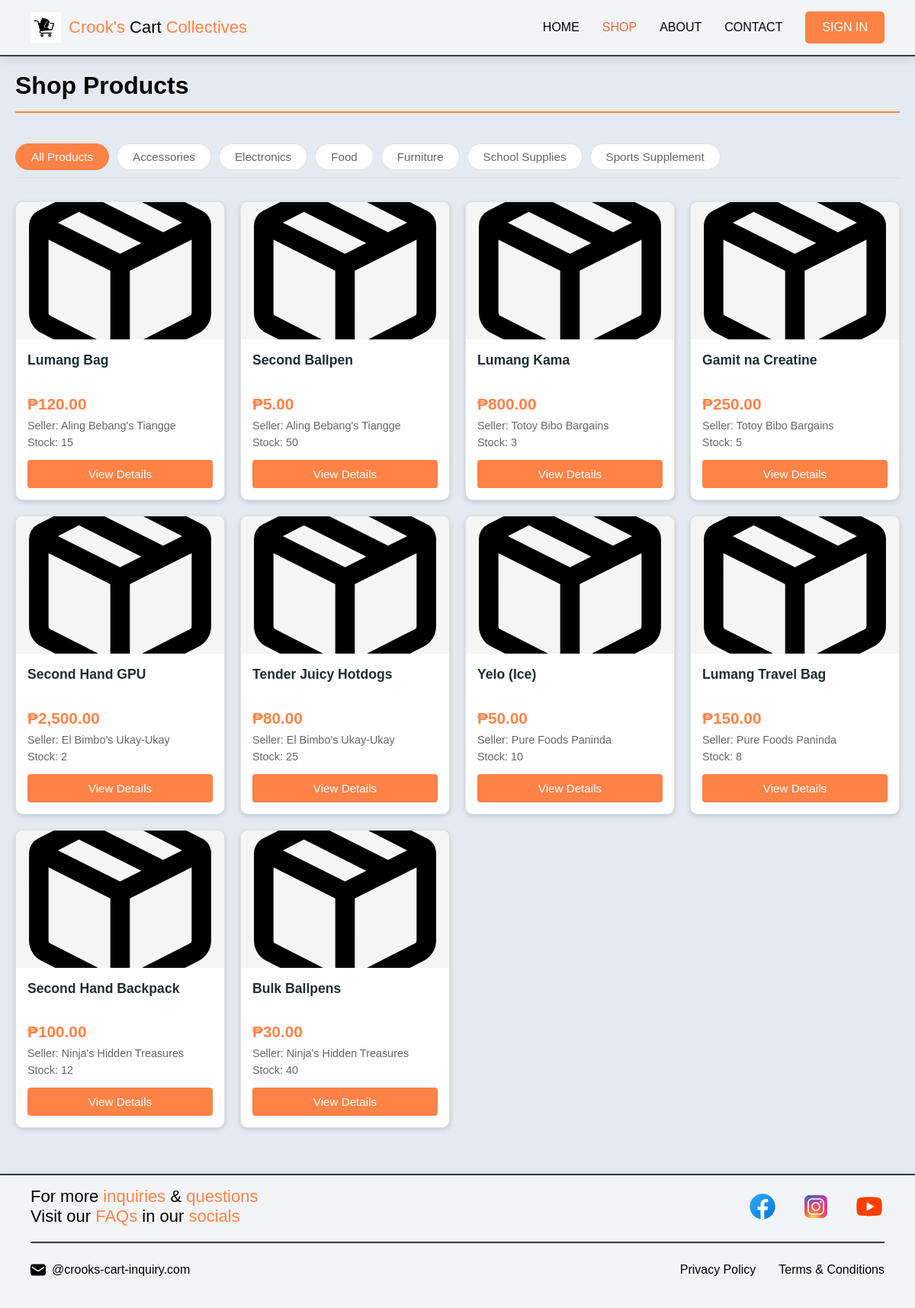
/pages/product.php, run on the app's committed database.
### tables this page shows
CREATE TABLE products (
    product_id INT AUTO_INCREMENT PRIMARY KEY,
    seller_id INT NOT NULL,
    name VARCHAR(100) NOT NULL,
    description TEXT,
    price DECIMAL(10, 2) NOT NULL,
    category VARCHAR(50),
    stock_quantity INT DEFAULT 0,
    media_path VARCHAR(255),
    is_active BOOLEAN DEFAULT TRUE,
    date_added TIMESTAMP DEFAULT CURRENT_TIMESTAMP,
    
    FOREIGN KEY (seller_id)
        REFERENCES sellers(seller_id)
        ON DELETE CASCADE
);

CREATE TABLE sellers (
    seller_id INT AUTO_INCREMENT PRIMARY KEY,
    user_id INT NOT NULL UNIQUE,
    business_name VARCHAR(100),
    identity_path VARCHAR(255),
    id_document_path VARCHAR(255),
    is_verified ENUM('pending', 'rejected', 'verified') DEFAULT 'pending',
    verification_date TIMESTAMP NULL,
    date_applied TIMESTAMP DEFAULT CURRENT_TIMESTAMP,
    rating DECIMAL(3, 2) DEFAULT 0.00,
    FOREIGN KEY (user_id)
        REFERENCES users(user_id)
        ON DELETE CASCADE
);

### pages/product.php (the view, shortened to what this page needs)
<?php
require_once('../database/database-connect.php');
$products = [];
$categories = [];
try {
    $catStmt = $connection->prepare("
        SELECT DISTINCT category
        FROM products
        WHERE is_active = 1 AND stock_quantity > 0
        ORDER BY category
    ");
    $catStmt->execute();
    $categories = $catStmt->fetchAll(PDO::FETCH_COLUMN);
    $prodStmt = $connection->prepare("
        SELECT p.*, s.business_name
        FROM products p
        JOIN sellers s ON p.seller_id = s.seller_id
        WHERE p.is_active = 1 AND p.stock_quantity > 0
        ORDER BY p.date_added DESC
    ");
    $prodStmt->execute();
    $products = $prodStmt->fetchAll(PDO::FETCH_ASSOC);
} catch (PDOException $e) {
    error_log("Error fetching products: " . $e->getMessage());
}
function getProductPageImageUrl($mediaPath) {
    $fallbackImage = '../assets/image/icons/package.svg';
    if (strpos($mediaPath, 'Crooks-Data-Storage/products/') === 0) {
        $mediaDir = rtrim($mediaPath, '/') . '/';
        $fullDir = dirname(__DIR__, 2) . '/' . $mediaDir;
        $thumbFiles = glob($fullDir . 'thumbnail_1.*');
        if (!empty($thumbFiles)) {
            $thumbFile = basename($thumbFiles[0]);
            return '../database/data-storage-handler.php?action=serve&path=' . rawurlencode($mediaDir . $thumbFile);
        } else {
            return $fallbackImage;
        }
    }
    return $mediaPath;
}
?>
<!DOCTYPE html>
<html lang="en">
<head>
    <link rel="stylesheet" href="../styles/header.css">
    <link rel="stylesheet" href="../styles/footer.css">
    <link rel="stylesheet" href="../styles/product.css">
</head>
<body>
    <?php include_once('header.php'); ?>
    <main class="content">
        <div class="page-title-header">
            <h1>Shop Products</h1>
        </div>
        <?php if (!empty($products)): ?>
        <div class="filter-tabs" id="filterTabs">
            <span class="filter-tab active" data-filter="all">All Products</span>
            <?php foreach ($categories as $category): ?>
            <span class="filter-tab" data-filter="<?php echo htmlspecialchars(strtolower($category)); ?>">
                <?php echo htmlspecialchars($category); ?>
            </span>
            <?php endforeach; ?>
        </div>
        <div class="products-grid" id="productsGrid">
            <?php foreach ($products as $product): ?>
            <div class="product-card" data-category="<?php echo htmlspecialchars(strtolower($product['category'])); ?>">
                <?php
                $imageUrl = getProductPageImageUrl($product['media_path'] ?? '');
                ?>
                <div class="product-image-container">
                    <img src="<?php echo htmlspecialchars($imageUrl); ?>"
                        alt="<?php echo htmlspecialchars($product['name']); ?>" class="product-image"
                        onerror="this.onerror=null; this.src='../assets/image/icons/package.svg';">
                </div>
                <div class="product-info">
                    <h3 class="product-title"><?php echo htmlspecialchars($product['name']); ?></h3>
                    <p class="product-price">₱<?php echo number_format($product['price'], 2); ?></p>
                    <p class="product-seller">Seller: <?php echo htmlspecialchars($product['business_name']); ?></p>
                    <p class="product-stock">Stock: <?php echo (int)$product['stock_quantity']; ?></p>
                    <div class="product-actions">
                        <a href="product-detail.php?id=<?php echo $product['product_id']; ?>"
                            class="btn btn-primary">View Details</a>
                    </div>
                </div>
            </div>
            <?php endforeach; ?>
        </div>
        <?php endif; ?>
    </main>
    <?php include_once('footer.php'); ?>
</body>
</html>

### styles/header.css (style rules this page uses)
:root { --size-logo-height: 40px; --size-button-padding: 10px 20px; --size-button-radius: 5px; --size-navigation-gap: 30px; --size-header-padding: 15px 40px; --size-mobile-menu-max-width: 270px; --color-background-A: #e4eaf2; --color-background-B: #f2f4f6; --color-background-C: #000000; --color-linear-gradient-A: #a49bf8, #b8b9fa, #dbd5fd, #43c9fb; --color-text-A: #000000; --color-text-B: #ffffff; --color-text-C: #1e2e2f; --color-accent-A: #ff8246; --color-hover-A: #e8693d; --color-border-A: #363940; --effect-glow-A: 0 0 10px rgba(0, 0, 0, 0.2); --effect-glow-B: 0 0 10px rgba(211, 94, 53, 0.7); --effect-box-shadow-default: 0 2px 6px rgba(0, 0, 0, 0.15); --effect-transition-default: all 0.3s ease-in-out; --font-family-base: Arial, sans-serif; --font-size-base: 16px; --font-size-title: 22px; --font-weight-bold: 400; }
body { margin: 0; padding: 0; overflow-x: hidden; background-color: var(--color-background-A); color: var(--color-text-A); font-family: var(--font-family-base); transition: opacity 0.5s ease-in-out, transform 0.5s ease-in-out; }
html { -ms-overflow-style: none; scrollbar-width: none; }

### styles/product.css (style rules this page uses)
* { margin: 0; padding: 0; box-sizing: border-box; }
body { font-family: Arial, sans-serif; background-color: #e4eaf2; color: #000000; min-height: 100vh; display: flex; flex-direction: column; }
.content { flex: 1; max-width: 1200px; margin: 100px auto 40px; padding: 0 20px; width: 100%; min-height: calc(100vh - 200px); display: flex; flex-direction: column; }
.page-title-header { width: 100%; margin: 20px 0 30px 0; padding-bottom: 15px; border-bottom: 2px solid #FF8246; }
.page-title-header h1 { font-size: 2rem; color: #000000; font-weight: 600; margin: 0; }
.filter-tabs { display: flex; flex-wrap: wrap; gap: 10px; margin-bottom: 30px; padding: 10px 0; border-bottom: 1px solid #e0e0e0; width: 100%; }
.filter-tab { padding: 8px 20px; background: #ffffff; border-radius: 25px; cursor: pointer; font-size: 0.95rem; font-weight: 500; color: #666666; transition: all 0.3s ease; border: 1px solid #e0e0e0; text-decoration: none; display: inline-block; }
.filter-tab.active { background: #FF8246; color: #ffffff; border-color: #FF8246; }
.products-grid { display: grid; grid-template-columns: repeat(auto-fill, minmax(250px, 1fr)); gap: 20px; padding: 0 0 20px 0; width: 100%; }
.product-card { background: #ffffff; border-radius: 10px; overflow: hidden; box-shadow: 0 2px 6px rgba(0, 0, 0, 0.15); transition: box-shadow 0.3s ease, transform 0.3s ease; display: flex; flex-direction: column; border: 1px solid #e0e0e0; height: 100%; }
.product-image-container { width: 100%; height: 180px; overflow: hidden; background-color: #f5f5f5; }
.product-image { width: 100%; height: 100%; object-fit: cover; display: block; }
.product-info { padding: 15px; flex: 1; display: flex; flex-direction: column; }
.product-title { margin: 0 0 8px 0; font-size: 1.1rem; font-weight: 600; color: #1e2e2f; line-height: 1.4; min-height: 2.8rem; overflow: hidden; display: -webkit-box; -webkit-line-clamp: 2; -webkit-box-orient: vertical; }
.product-price { color: #FF8246; font-weight: 600; font-size: 1.3rem; margin: 5px 0; }
.product-seller, .product-stock { font-size: 0.9rem; color: #666666; margin: 3px 0; }
.product-actions { margin-top: 12px; width: 100%; }
.btn { display: inline-block; padding: 10px 0; border: none; border-radius: 4px; font-size: 0.95rem; font-weight: 500; cursor: pointer; transition: all 0.3s ease; text-decoration: none; text-align: center; width: 100%; }
.btn-primary { background-color: #FF8246; color: #ffffff; }

### styles/sign-out.css (style rules this page uses)
:root { --effect-box-shadow-default: 0 4px 12px rgba(0, 0, 0, 0.1); --effect-box-shadow-hover: 0 8px 25px rgba(0, 0, 0, 0.15); --effect-transition-default: all 0.3s ease; --effect-glow-B: 0 0 10px rgba(255, 130, 70, 0.4); }

### data on the page
products: media_path (picture), name "Lumang Bag", price "120.00", seller.business_name "Aling Bebang's Tiangge", stock_quantity "15"
products: media_path (picture), name "Second Ballpen", price "5.00", seller.business_name "Aling Bebang's Tiangge", stock_quantity "50"
products: media_path (picture), name "Lumang Kama", price "800.00", seller.business_name "Totoy Bibo Bargains", stock_quantity "3"
products: media_path (picture), name "Gamit na Creatine", price "250.00", seller.business_name "Totoy Bibo Bargains", stock_quantity "5"
products: media_path (picture), name "Second Hand GPU", price "2,500.00", seller.business_name "El Bimbo's Ukay-Ukay", stock_quantity "2"
products: media_path (picture), name "Tender Juicy Hotdogs", price "80.00", seller.business_name "El Bimbo's Ukay-Ukay", stock_quantity "25"
products: media_path (picture), name "Yelo (Ice)", price "50.00", seller.business_name "Pure Foods Paninda", stock_quantity "10"
products: media_path (picture), name "Lumang Travel Bag", price "150.00", seller.business_name "Pure Foods Paninda", stock_quantity "8"
products: media_path (picture), name "Second Hand Backpack", price "100.00", seller.business_name "Ninja's Hidden Treasures", stock_quantity "12"
products: media_path (picture), name "Bulk Ballpens", price "30.00", seller.business_name "Ninja's Hidden Treasures", stock_quantity "40"

### other printed values
$category "Accessories"
$category "Electronics"
$category "Food"
$category "Furniture"
$category "School Supplies"
$category "Sports Supplement"
